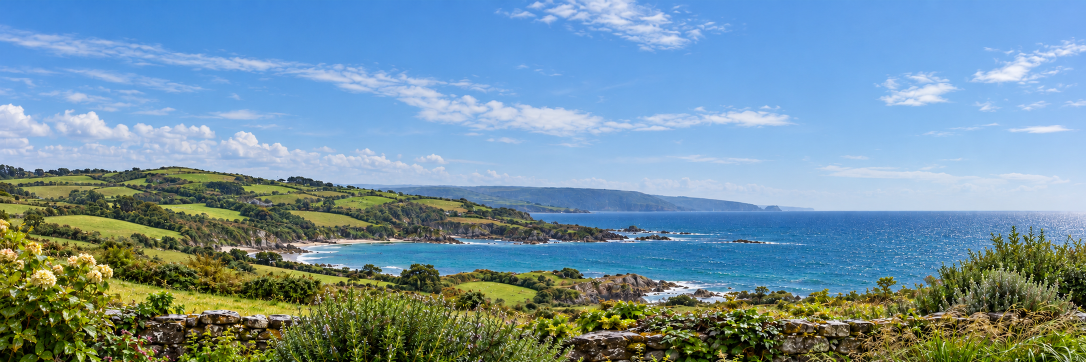
#> input picture art-inbox/cuddlecore/15-window-fair.png, 2172 x 724 px (shown at 1/2 size)
$ python weather_plates.py
#> lines starting #> are read from the running program, lines starting #| are printed output that depends on the picture; after the words box and inside, x2 and y2 are one past the last pixel; in counts of white or black regions, pixels touching at a corner belong together
"""The seven 11 Nov weathers' window plates, made from the five generated ones (no new image generation).

    python blender/weather_plates.py [--set cuddlecore] [--weather snow] [--sheet out.jpg]

Each plate set (the Cuddlecore and Flourish sea windows, the lane, Flourish's garden door, the glasshouse's four
seasons) was generated registered: the same coast, walls and houses sit on the same pixels in every weather. So a
new weather is a mix of the existing ones, region by region (sky, sea, land), plus a grade:

  cloudy      fair land under broken cloud: the rain sky with blue breaking through, patches of cloud shadow
  overcast    the rain plate, sky flattened to an even grey, softer and a little paler, no streaks
  changeable  sun on the left, a squall out at sea on the right: fair and stormy mixed in big patches
  drizzle     the rain plate, hazier and paler (glass is wet in the build, less than rain)
  windy       fair, with the clouds stretched by wind and the stormy plate's whitecaps on a blue sea
  frost       clear cold morning: the very-dry sky cooled, white frost on the grass and leaves
  snow        a soft white sky, snow lying on the land, flakes falling

Night versions come from the night plates the same way. Writes beside the originals with the next free numbers
(see NAMES) and never overwrites a generated plate.
"""
import argparse
import os

import numpy as np
from PIL import Image, ImageFilter

HERE = os.path.dirname(os.path.abspath(__file__))
ART = os.path.join(os.path.dirname(HERE), "art-inbox")
NEW = ["cloudy", "overcast", "changeable", "drizzle", "windy", "frost", "snow"]


def load(path):
    return np.asarray(Image.open(path).convert("RGB"), dtype=np.float32) / 255.0


def save(a, path):
    Image.fromarray((np.clip(a, 0, 1) * 255 + 0.5).astype(np.uint8)).save(path, optimize=True)


def blur(a, r):
    if r <= 0:
        return a
    if a.ndim == 2:
        return np.asarray(Image.fromarray((a * 255).astype(np.uint8)).filter(ImageFilter.GaussianBlur(r)), np.float32) / 255
    im = Image.fromarray((np.clip(a, 0, 1) * 255).astype(np.uint8)).filter(ImageFilter.GaussianBlur(r))
    return np.asarray(im, np.float32) / 255


# [8 lines left out: function hblur, not called in this run]


def lum(a):
    return a[..., 0] * 0.2126 + a[..., 1] * 0.7152 + a[..., 2] * 0.0722


def sat(a, s):
    l = lum(a)[..., None]
    return l + (a - l) * s


# [14 lines left out: function noise, not called in this run]


def smoothstep(e0, e1, x):
    t = np.clip((x - e0) / (e1 - e0), 0, 1)
    return t * t * (3 - 2 * t)


# ---- masks, from a set's clearest day plate --------------------------------------------------------------------

def sky_mask(fair, limit=0.75, floor=None):
    """Sky: scanning down each column from the top while the fair plate stays sky-coloured (blue, or bright and
    grey-white cloud), and above the horizon. The horizon is the strongest horizontal edge on the open side."""
    h, w, _ = fair.shape
    r, g, b = fair[..., 0], fair[..., 1], fair[..., 2]
    l = lum(fair)
    mx, mn = fair.max(axis=2), fair.min(axis=2)
    skyish = ((b > r + 0.06) & (b >= g - 0.02) & (l > 0.35)) | ((l > 0.62) & (mx - mn < 0.16))
    skyish = blur(skyish.astype(np.float32), 1.5) > 0.5
    # horizon: in the right-hand third, the row with the biggest jump in brightness between 35% and limit
    band = l[:, int(w * 0.66):].mean(axis=1)
    d = np.abs(np.diff(blur(band[:, None, None].repeat(3, 2), 0)[..., 0, 0]))
    lo, hi = int(h * 0.35), int(h * limit)
    horizon = lo + int(np.argmax(d[lo:hi])) if hi > lo else int(h * limit)
    stops = np.array([np.argmin(skyish[:horizon, x]) if not skyish[:horizon, x].all() else horizon for x in range(w)])
    # A bird, a speck or a rain streak stops one column early and leaves a bar: follow the neighbourhood's median
    pad = np.pad(stops, 30, mode="edge")
    med = np.array([np.median(pad[x:x + 61]) for x in range(w)])
    stops = np.where(np.abs(stops - med) > 12, med, stops).astype(int)
    if floor:                                       # where pale distant land reads as sky (the glasshouse's far coast)
        stops = np.minimum(stops, int(h * floor))
    m = np.zeros((h, w), np.float32)
    for x in range(w):
        m[:stops[x], x] = 1
    return blur(m, 2.5), horizon


def sea_mask(fair, sky, horizon):
    """Open water below the horizon: blue, fairly even, below the sky."""
    h, w, _ = fair.shape
    r, g, b = fair[..., 0], fair[..., 1], fair[..., 2]
    blue = (b > r + 0.12) & (b > g + 0.02)
    rows = np.arange(h)[:, None] >= horizon - 2
    m = (blue & rows).astype(np.float32) * (1 - sky)
    m = blur(m, 3)
    return np.clip(m * 1.4, 0, 1)


# [169 lines left out: functions veg_mask, depth_ramp, haze, flat_sky, flakes, streaks and 1 more, not called in this run]


# ---- the sets -----------------------------------------------------------------------------------------------------

# Per set: folder, the day plates by weather, the night plates by weather (or one shared night plate), and the new
# file names (numbered on from the set's last generated plate).
def window_set(folder, start_day, start_night):
    return dict(folder=folder,
                day={"rain": "14-window-rain.png", "fair": "15-window-fair.png", "change": "16-window-change.png",
                     "stormy": "17-window-stormy.png", "very-dry": "18-window-very-dry.png"},
                night={"rain": "19-night-rain.png", "fair": "20-night-fair.png", "change": "21-night-change.png",
                       "stormy": "22-night-stormy.png", "very-dry": "23-night-very-dry.png"},
                out_day=lambda wx: f"{start_day + NEW.index(wx)}-window-{wx}.png",
                out_night=lambda wx: f"{start_night + NEW.index(wx)}-night-{wx}.png")


SETS = {
    "cuddlecore": window_set("cuddlecore", 30, 40),
    "flourish": window_set("flourish", 30, 40),
    "lane": dict(folder="sweet-spells",
                 day={"rain": "14-lane-rain.png", "fair": "15-lane-fair.png", "change": "16-lane-change.png",
                      "stormy": "17-lane-stormy.png", "very-dry": "18-lane-very-dry.png"},
                 night={"rain": "19-lane-night-rain.png", "fair": "20-lane-night-fair.png", "change": "21-lane-night-change.png",
                        "stormy": "22-lane-night-stormy.png", "very-dry": "23-lane-night-very-dry.png"},
                 out_day=lambda wx: f"{30 + NEW.index(wx)}-lane-{wx}.png",
                 out_night=lambda wx: f"{40 + NEW.index(wx)}-lane-night-{wx}.png"),
    "garden": dict(folder="flourish",
                   day={"rain": "24-garden-rain.png", "fair": "25-garden-fair.png", "change": "26-garden-change.png",
                        "stormy": "27-garden-stormy.png", "very-dry": "28-garden-very-dry.png"},
                   night={"fair": "29-garden-night.png"},
                   night_weathers=("frost", "snow"),     # the garden door shares one night plate; only these differ
                   out_day=lambda wx: f"{50 + NEW.index(wx)}-garden-{wx}.png",
                   out_night=lambda wx: f"{60 + NEW.index(wx)}-garden-night-{wx}.png"),
}
for i, season in enumerate(["spring", "summer", "autumn", "winter"]):
    SETS[f"glasshouse-{season}"] = dict(
        folder="glasshouse", sky_floor=0.5,
        day={"fair": f"{13 + i}-outside-{season}.png", "rain": f"{20 + i}-outside-{season}-wet.png"},
        night={"fair": f"{24 + i}-outside-{season}-night.png"},
        night_weathers=("frost", "snow"),
        out_day=lambda wx, s=season: f"{30 + NEW.index(wx) * 4 + ['spring', 'summer', 'autumn', 'winter'].index(s)}-outside-{s}-{wx}.png",
        out_night=lambda wx, s=season: f"{60 + NEW.index(wx) * 4 + ['spring', 'summer', 'autumn', 'winter'].index(s)}-outside-{s}-night-{wx}.png")


def masks(st):
    fair = load(os.path.join(ART, st["folder"], st["day"]["fair"]))
    sky, horizon = sky_mask(fair, floor=st.get("sky_floor"))
#> in sky_mask, `skyish = ((b > r + 0.06) & (b >= g - 0.02) & (l > 0.35)) | ((l > 0.62)..`: skyish: shape (724, 2172) bool; 65.7% white; 621 black regions (602 under 20 px), largest, box (x1, y1, x2, y2) and area: (0, 329, 2172, 724) 536206, (1269, 469, 1343, 481) 445, (1245, 451, 1306, 466) 348
#> in sky_mask, `skyish = blur(skyish.astype(np.float32), 1.5) > 0.5`:
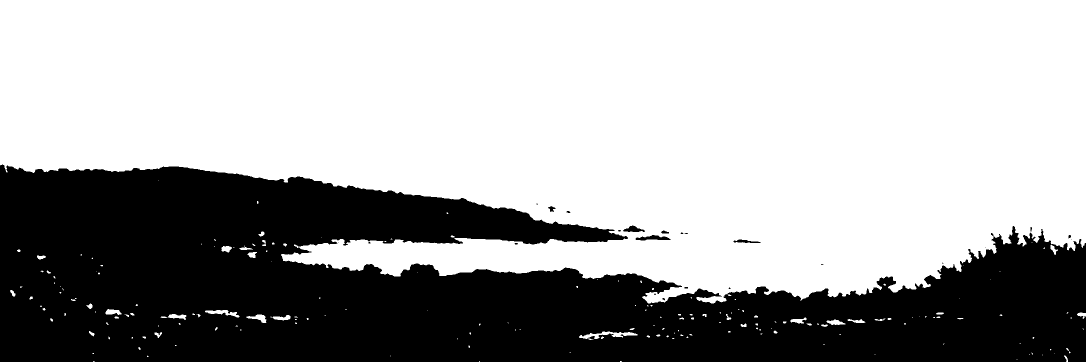
#> skyish: shape (724, 2172) bool (shown at 1/2 size); 65.2% white; 24 black regions (14 under 20 px), largest, box (x1, y1, x2, y2) and area: (0, 329, 2172, 724) 546405, (1271, 470, 1341, 481) 440, (1246, 451, 1290, 464) 319
#> in sky_mask, `band = l[:, int(w * 0.66):].mean(axis=1)`: band = 724 values, max 0.825 at index 353, min 0.309 at index 716, mean 0.594
#> in sky_mask, `d = np.abs(np.diff(blur(band[:, None, None].repeat(3, 2), 0)[..., 0, 0..`: d = 723 values, max 0.0672 at index 421, min 0 at index 0, mean 0.00425
#> in sky_mask, `horizon = lo + int(np.argmax(d[lo:hi])) if hi > lo else int(h * limit)`: horizon = 421
#> in sky_mask, `stops = np.array([np.argmin(skyish[:horizon, x]) if not skyish[:horizo..`: stops = 2172 values, max 421 at index 1032, min 329 at index 4, mean 392.8
#> in sky_mask, `pad = np.pad(stops, 30, mode="edge")`: pad = 2232 values, max 421 at index 1062, min 329 at index 34, mean 392.3
#> in sky_mask, `med = np.array([np.median(pad[x:x + 61]) for x in range(w)])`: med = 2172 values, max 421 at index 1032, min 331 at index 0, mean 392.9
#> after the loop in sky_mask, `for x in range(w):`: m: shape (724, 2172) float32; values 0 (black) and 1 (white), 54.3% white; 1 black region, box (x1, y1, x2, y2) and area: (0, 329, 2172, 724) 719330
    for k in ("rain", "very-dry"):                  # sky only where every plate agrees it is sky
        if k in st["day"]:
            sky = np.minimum(sky, sky_mask(load(os.path.join(ART, st["folder"], st["day"][k])), floor=st.get("sky_floor"))[0])
    return dict(sky=sky, sea=sea_mask(fair, sky, horizon), horizon=horizon)


def run(set_names, weathers, sheet=None):
    rows = []
    for name in set_names:
        st = SETS[name]
        M = masks(st)
#> in masks, `sky, horizon = sky_mask(fair, floor=st.get("sky_floor"))`: horizon = 421
#> call 2 of load, with path = 'art-inbox/cuddlecore/14-window-rain.png'
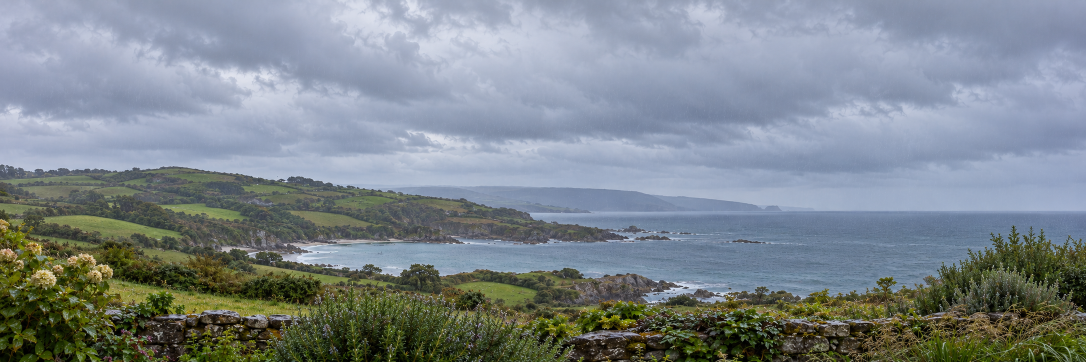
#> input picture art-inbox/cuddlecore/14-window-rain.png, 2172 x 724 px (shown at 1/2 size)
#> in sky_mask (call 2), `skyish = ((b > r + 0.06) & (b >= g - 0.02) & (l > 0.35)) | ((l > 0.62)..`: skyish: shape (724, 2172) bool; 65.5% white; 124 black regions (109 under 20 px), largest, box (x1, y1, x2, y2) and area: (0, 333, 2172, 724) 541151, (1270, 470, 1342, 481) 418, (1246, 451, 1301, 468) 310
#> in sky_mask (call 2), `skyish = blur(skyish.astype(np.float32), 1.5) > 0.5`: skyish: shape (724, 2172) bool; 65.1% white; 17 black regions (12 under 20 px), largest, box (x1, y1, x2, y2) and area: (0, 334, 2172, 724) 548049, (1272, 471, 1339, 481) 408, (1247, 452, 1291, 466) 279, (1467, 479, 1517, 486) 186, (1323, 462, 1332, 466) 29
#> after the loop in sky_mask (call 2), `for x in range(w):`: m: shape (724, 2172) float32; values 0 (black) and 1 (white), 54.3% white; 1 black region, box (x1, y1, x2, y2) and area: (0, 334, 2172, 724) 718303
#> in sea_mask, `h, w, _ = fair.shape`: h = 724; w = 2172
#> in sea_mask, `blue = (b > r + 0.12) & (b > g + 0.02)`: blue: shape (724, 2172) bool; 62.9% white; 503 black regions (382 under 20 px), largest, box (x1, y1, x2, y2) and area: (0, 329, 2172, 724) 558026, (1050, 219, 1174, 257) 2530, (139, 223, 226, 275) 1870
#> in sea_mask, `return np.clip(m * 1.4, 0, 1)`:
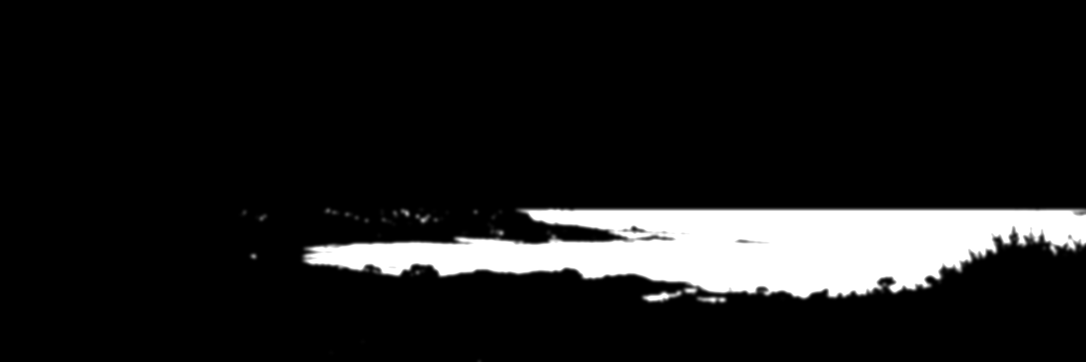
#> returned value: shape (724, 2172) float32 (shown at 1/2 size); min 0, max 1, mean 0.107
        day = {k: load(os.path.join(ART, st["folder"], v)) for k, v in st["day"].items()}
        night = {k: load(os.path.join(ART, st["folder"], v)) for k, v in st["night"].items()}
        for wx in weathers:
            seed = 11 + NEW.index(wx)
            a = make(name, day, wx, False, M, seed)
            p = os.path.join(ART, st["folder"], st["out_day"](wx))
            save(a, p)
            rows.append((f"{name} {wx}", p))
            if wx in st.get("night_weathers", NEW):
                b = make(name, night, wx, True, M, seed)
                p = os.path.join(ART, st["folder"], st["out_night"](wx))
                save(b, p)
                rows.append((f"{name} {wx} night", p))
            print("[plates]", name, wx)
    if sheet:
        W = 1086
        ims = [Image.open(p).resize((W, W // 3)) for _, p in rows]
        s = Image.new("RGB", (W, sum(i.size[1] for i in ims)))
        y = 0
        for im in ims:
            s.paste(im, (0, y))
            y += im.size[1]
        s.save(sheet, quality=82)


if __name__ == "__main__":
    ap = argparse.ArgumentParser()
    ap.add_argument("--set", action="append")
    ap.add_argument("--weather", action="append")
    ap.add_argument("--sheet")
    a = ap.parse_args()
    run(a.set or list(SETS), a.weather or NEW, a.sheet)
#> in run, `M = masks(st)`: M = 3 items
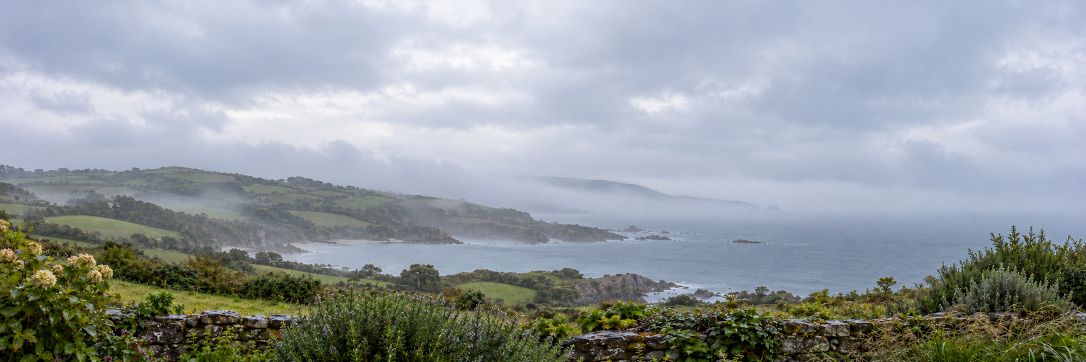
#> input picture art-inbox/cuddlecore/16-window-change.png, 2172 x 724 px (shown at 1/2 size)
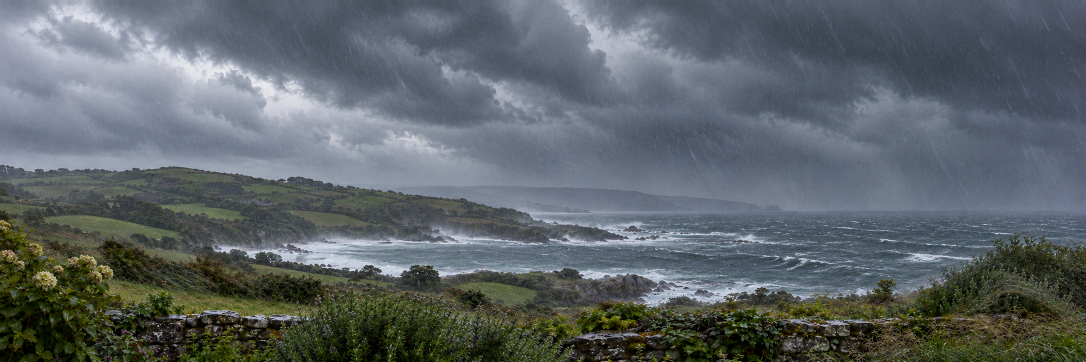
#> input picture art-inbox/cuddlecore/17-window-stormy.png, 2172 x 724 px (shown at 1/2 size)
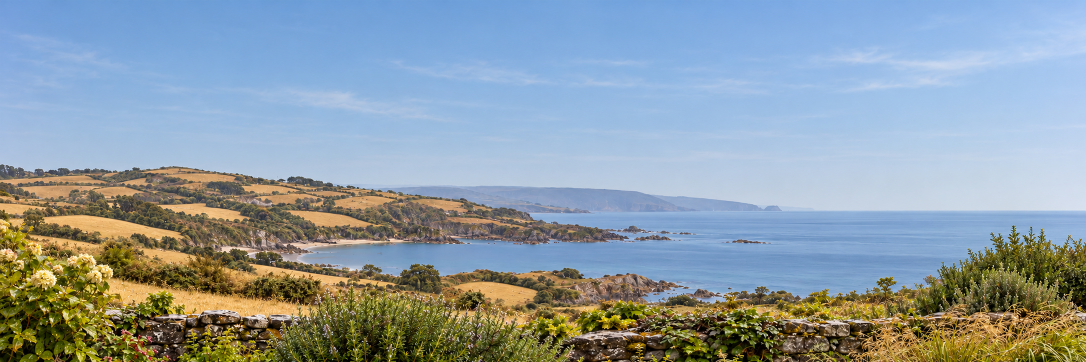
#> input picture art-inbox/cuddlecore/18-window-very-dry.png, 2172 x 724 px (shown at 1/2 size)
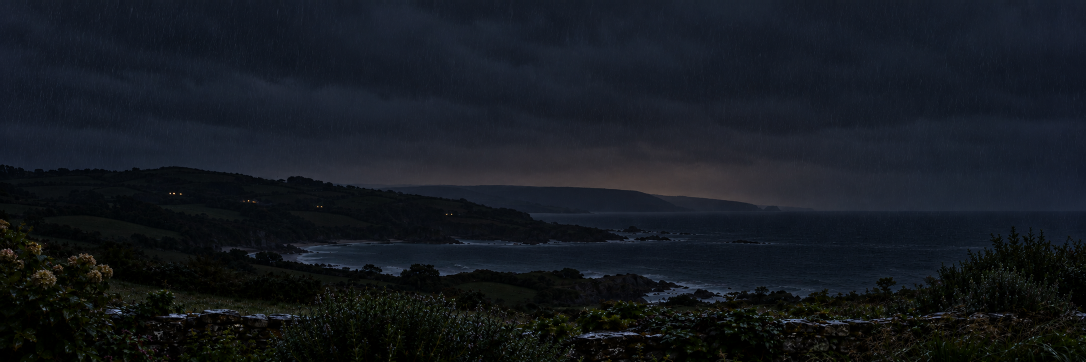
#> input picture art-inbox/cuddlecore/19-night-rain.png, 2172 x 724 px (shown at 1/2 size)
#> (the run stopped early here; a loop or call above may not have finished)
